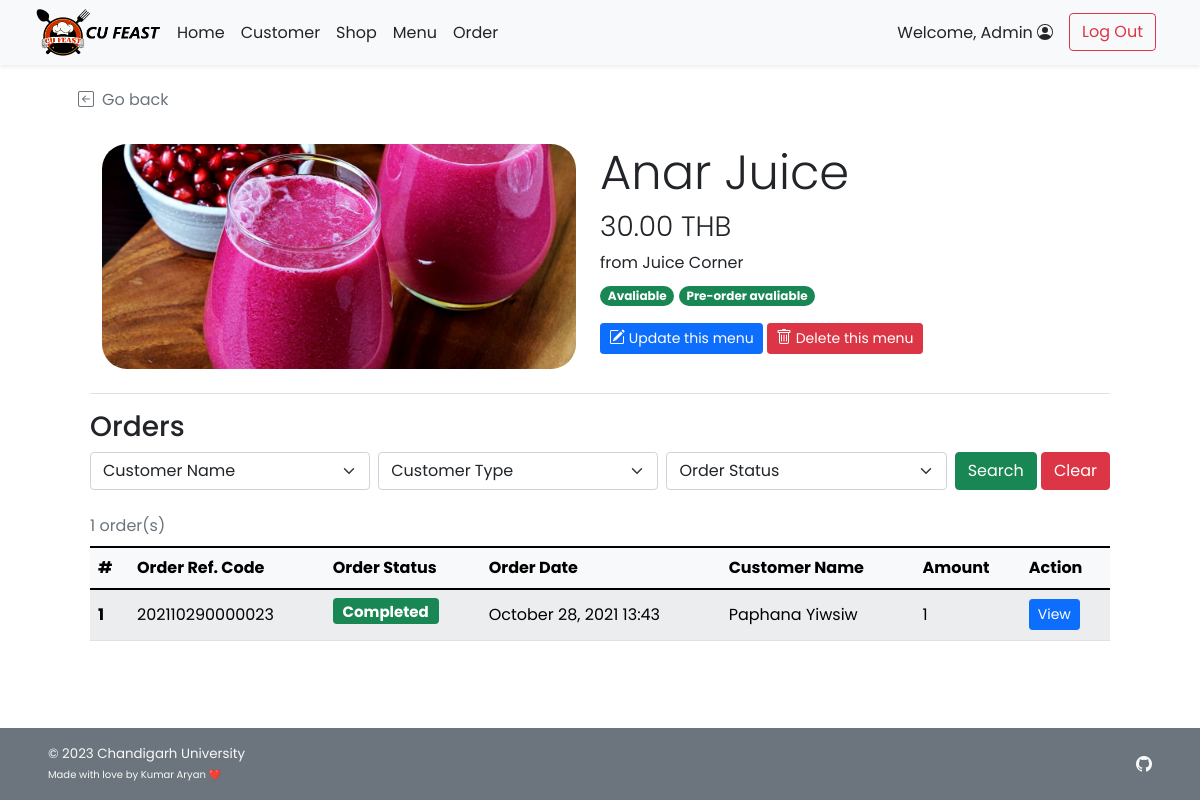
/admin/admin_food_detail.php?f_id=14 (signed in), run on the app's committed database.
### tables this page shows
CREATE TABLE `food` (
  `f_id` int(11) NOT NULL,
  `s_id` int(11) NOT NULL,
  `f_name` varchar(100) NOT NULL,
  `f_price` decimal(6,2) NOT NULL,
  `f_todayavail` tinyint(4) NOT NULL DEFAULT 1 COMMENT 'Food is available to order or not',
  `f_preorderavail` tinyint(4) NOT NULL DEFAULT 1,
  `f_pic` text DEFAULT NULL
);

CREATE TABLE `shop` (
  `s_id` int(11) NOT NULL,
  `s_username` varchar(45) NOT NULL,
  `s_pwd` varchar(45) NOT NULL,
  `s_name` varchar(100) NOT NULL,
  `s_location` varchar(100) NOT NULL,
  `s_openhour` time NOT NULL,
  `s_closehour` time NOT NULL,
  `s_status` tinyint(4) NOT NULL DEFAULT 1 COMMENT 'Shop ready for taking an order or not (True for open, False for close)',
  `s_preorderStatus` tinyint(4) NOT NULL DEFAULT 1 COMMENT 'Shop is ready for tomorrow pre-order or not',
  `s_email` varchar(100) NOT NULL,
  `s_phoneno` varchar(45) NOT NULL,
  `s_pic` text DEFAULT NULL
);

CREATE TABLE `order_header` (
  `orh_id` int(11) NOT NULL,
  `orh_refcode` varchar(15) DEFAULT NULL,
  `c_id` int(11) NOT NULL,
  `s_id` int(11) NOT NULL,
  `p_id` int(11) NOT NULL,
  `orh_ordertime` timestamp NOT NULL DEFAULT current_timestamp(),
  `orh_pickuptime` datetime NOT NULL,
  `orh_orderstatus` varchar(10) NOT NULL,
  `orh_finishedtime` datetime DEFAULT NULL
);

CREATE TABLE `customer` (
  `c_id` int(11) NOT NULL,
  `c_username` varchar(45) NOT NULL,
  `c_pwd` varchar(45) NOT NULL,
  `c_firstname` varchar(45) NOT NULL,
  `c_lastname` varchar(45) NOT NULL,
  `c_email` varchar(100) NOT NULL,
  `c_gender` varchar(1) NOT NULL COMMENT 'M for Male, F for Female',
  `c_type` varchar(3) NOT NULL COMMENT 'Type of customer in this canteen (STD for student, INS for instructor, STF for staff, GUE for guest, ADM for admin, OTH for other)'
);

CREATE TABLE `order_detail` (
  `ord_id` int(11) NOT NULL,
  `orh_id` int(11) NOT NULL,
  `f_id` int(11) NOT NULL,
  `ord_amount` int(11) NOT NULL,
  `ord_buyprice` decimal(6,2) NOT NULL COMMENT 'To keep the snapshot of selected menu cost at the time of the purchase.',
  `ord_note` text DEFAULT NULL
);

### admin/admin_food_detail.php (the view, shortened to what this page needs)
<!DOCTYPE html>
<html lang="en">
<head>
    <?php
        include("../conn_db.php");
        include('../head.php');
    ?>
    <link href="../css/main.css" rel="stylesheet">
    <link href="../css/menu.css" rel="stylesheet">
</head>
<body class="d-flex flex-column h-100">
    <?php include('nav_header_admin.php')?>
    <?php
        $f_id = $_GET["f_id"];
        $query = "SELECT s.s_id,s.s_name,f.f_name,f.f_price,f.f_todayavail,f.f_preorderavail,f.f_pic
        FROM food f INNER JOIN shop s ON f.s_id = s.s_id WHERE f.f_id = $f_id LIMIT 0,1;";
        $result = $mysqli -> query($query);
        $food_row = $result -> fetch_array();
    ?>
    <div class="container px-5 py-4" id="shop-body">
        <a class="nav nav-item text-decoration-none text-muted mb-2" href="#" onclick="history.back();">
            <i class="bi bi-arrow-left-square me-2"></i>Go back
        </a>
        <div class="container row row-cols-6 row-cols-md-12 g-5 pt-4 mb-4" id="shop-header">
            <div class="rounded-25 col-6" id="shop-img" style="
                    background: url(
                        <?php
                            if(is_null($food_row["f_pic"])){echo "'../img/default.png'";}
                            else{echo "'../img/{$food_row['f_pic']}'";}
                        ?>
                    ) center; height: 225px;
                    background-size: cover; background-repeat: no-repeat;
                    background-position: center;">
            </div>
            <div class="col-6">
                <h1 class="display-5 strong"><?php echo $food_row["f_name"];?></h1>
                <h3 class="fw-light"><?php echo $food_row["f_price"]?> THB</h3>
                <ul class="list-unstyled">
                    <li class=""><?php echo "from ".$food_row["s_name"];?></li>
                    <li class="my-2">
                        <?php
                            if($food_row["f_todayavail"]==1){
                        ?>
                        <span class="badge rounded-pill bg-success">Avaliable</span>
                        <?php }else{ ?>
                        <span class="badge rounded-pill bg-danger">Unavaliable</span>
                        <?php }
                            if($food_row["f_preorderavail"]==1){
                        ?>
                        <span class="badge rounded-pill bg-success">Pre-order avaliable</span>
                        <?php }else{ ?>
                        <span class="badge rounded-pill bg-danger">Pre-order Unavaliable</span>
                        <?php } ?>
                    </li>
                </ul>
        <a class="btn btn-sm btn-primary mt-2 mt-md-0" href="admin_food_edit.php?s_id=<?php echo $food_row["s_id"]?>&f_id=<?php echo $f_id?>">
            Update this menu
        </a>
        <a class="btn btn-sm btn-danger mt-2 mt-md-0" href="admin_food_delete.php?f_id=<?php echo $f_id?>">
            Delete this menu
        </a>
            </div>
        </div>
        <div class="container">
        <h3 class="border-top pt-3 mt-2">Orders</h3>
            <form class="form-floating mb-3" method="GET" action="admin_food_detail.php">
                <div class="row g-2">
                    <div class="col">
                        <select class="form-select" id="c_id" name="c_id">
                            <option selected value="">Customer Name</option>
                            <?php
                                $option_query = "SELECT DISTINCT c.c_id, c.c_firstname,c.c_lastname
                                FROM order_header orh INNER JOIN order_detail ord ON orh.orh_id = ord.orh_id
                                INNER JOIN customer c ON orh.c_id = c.c_id WHERE ord.f_id = {$f_id};";
                                $option_result = $mysqli -> query($option_query);
                                $opt_row = $option_result -> num_rows;
                            ?>
                        </select>
                    </div>
                    <div class="col">
                        <select class="form-select" id="utype" name="ut">
                            <?php if(isset($_GET["search"])){?>
                            <option selected value="">Customer Type</option>
                            <option value="STD" <?php if($_GET["ut"]=="STD"){ echo "selected";}?>>Student</option>
                            <option value="INS" <?php if($_GET["ut"]=="INS"){ echo "selected";}?>>Professor</option>
                            <option value="TAS" <?php if($_GET["ut"]=="TAS"){ echo "selected";}?>>Teaching Assistant</option>
                            <option value="STF" <?php if($_GET["ut"]=="STF"){ echo "selected";}?>>Faculty Staff</option>
                            <option value="GUE" <?php if($_GET["ut"]=="GUE"){ echo "selected";}?>>Visitor</option>
                            <option value="ADM" <?php if($_GET["ut"]=="ADM"){ echo "selected";}?>>Admin</option>
                            <option value="OTH" <?php if($_GET["ut"]=="OTH"){ echo "selected";}?>>Other</option>
                            <?php }else{ ?>
                            <option selected value="">Customer Type</option>
                            <?php } ?>
                        </select>
                    </div>
                    <div class="col">
                        <select class="form-select" id="orderstatus" name="os">
                            <?php if(isset($_GET["search"])){?>
                            <option selected value="">Order Status</option>
                            <option value="ACPT" <?php if($_GET["os"]=="ACPT"){ echo "selected";}?>>Order Accepted</option>
                            <option value="PREP" <?php if($_GET["os"]=="PREP"){ echo "selected";}?>>Order Preparing</option>
                            <option value="RDPK" <?php if($_GET["os"]=="RDPK"){ echo "selected";}?>>Ready for Pick-Up</option>
                            <option value="FNSH" <?php if($_GET["os"]=="FNSH"){ echo "selected";}?>>Order Finished</option>
                            <?php }else{ ?>
                            <option selected value="">Order Status</option>
                            <?php } ?>
                        </select>
                    </div>
                    <div class="col-auto">
                        <button type="submit" name="search" value="1" class="btn btn-success"
                        <?php if($opt_row==0){echo "disabled";} ?>>Search</button>
                        <button type="reset" class="btn btn-danger"
                            onclick="javascript: window.location='admin_food_detail.php?f_id=<?php echo $f_id?>'">Clear</button>
                    </div>
                </div>
            </form>
        </div>
        <?php
            if(isset($_GET["search"])){
                if($_GET["c_id"]!=''){ $cid_clause = " AND orh.c_id = '{$_GET['c_id']}';"; }else{ $cid_clause = ";";}
                $query = "SELECT orh.orh_id,orh.orh_refcode,orh.orh_ordertime,c.c_firstname,c.c_lastname,orh.orh_orderstatus,ord.ord_amount
                FROM order_header orh INNER JOIN order_detail ord ON orh.orh_id = ord.orh_id INNER JOIN customer c ON orh.c_id = c.c_id
                WHERE ord.f_id = {$f_id} AND c.c_type LIKE '%{$_GET['ut']}%' AND orh.orh_orderstatus LIKE '%{$_GET['os']}%'".$cid_clause;
            }else{
                $query = "SELECT orh.orh_id,orh.orh_refcode,orh.orh_ordertime,c.c_firstname,c.c_lastname,orh.orh_orderstatus,ord.ord_amount
                FROM order_header orh INNER JOIN order_detail ord ON orh.orh_id = ord.orh_id
                INNER JOIN customer c ON orh.c_id = c.c_id WHERE ord.f_id = {$f_id};";
            }
            $result = $mysqli -> query($query);
            $numrow = $result -> num_rows;
            if($numrow > 0){
        ?>
        <div class="container align-items-stretch">
            <div class="table-responsive">
            <table class="table rounded-5 table-light table-striped table-hover align-middle caption-top mb-3">
                <caption><?php echo $numrow;?> order(s) <?php if(isset($_GET["search"])){?><br /><a
                        Result</a><?php } ?></caption>
                <thead class="bg-light">
                    <tr>
                        <th scope="col">#</th>
                        <th scope="col">Order Ref. Code</th>
                        <th scope="col">Order Status</th>
                        <th scope="col">Order Date</th>
                        <th scope="col">Customer Name</th>
                        <th scope="col">Amount</th>
                        <th scope="col">Action</th>
                    </tr>
                </thead>
                <tbody>
                    <?php $i=1; while($row = $result -> fetch_array()){ ?>
                    <tr>
                        <th><?php echo $i++;?></th>
                        <td><?php echo $row["orh_refcode"];?></td>
                        <td>
                            <?php if($row["orh_orderstatus"]=="ACPT"){ ?>
                                <h5><span class="fw-bold badge bg-info text-dark">Accepted</span></h5>
                            <?php }else if($row["orh_orderstatus"]=="PREP"){ ?>
                                <h5><span class="fw-bold badge bg-warning text-dark">Preparing</span></h5>
                            <?php }else if($row["orh_orderstatus"]=="RDPK"){ ?>
                                <h5><span class="fw-bold badge bg-primary text-white">Ready to pick up</span></h5>
                            <?php }else if($row["orh_orderstatus"]=="FNSH"){?>
                                <h5><span class="fw-bold badge bg-success text-white">Completed</span></h5>
                            <?php } ?>
                        </td>
                        <td><?php
                        $order_time = (new Datetime($row["orh_ordertime"])) -> format("F j, Y H:i");
                        echo $order_time;
                        ?></td>
                        <td><?php echo $row["c_firstname"]." ".$row["c_lastname"];?></td>
                        <td><?php echo $row["ord_amount"];?></td>
                        <td><a href="admin_order_detail.php?orh_id=<?php echo $row["orh_id"]?>" class="btn btn-sm btn-primary">View</a></td>
                    </tr>
                    <?php } ?>
                </tbody>
            </table>
        </div>
        </div>
        <?php } ?>
    </div>
    <footer
    class="footer d-flex flex-wrap justify-content-between align-items-center px-5 py-3 mt-auto bg-secondary text-light">
        <span class="smaller-font">&copy; 2023 Chandigarh University<br /><span class="xsmall-font">Made with love by Kumar Aryan ❤️</span></span>
        <ul class="nav justify-content-end list-unstyled d-flex">
            <li class="ms-3"><a class="text-light" target="_blank" href="https://github.com/kumararyan0530"><i
                        class="bi bi-github"></i></a></li>
        </ul>
    </footer>
</body>
</html>

### css/main.css (style rules this page uses)
html { height: 100%; }
body { height: 100%; padding-top: 4rem; margin-bottom: -50px; font-family: 'Poppins', 'Noto Sans Thai', sans-serif; }
a { cursor: pointer; }
.bi { vertical-align: -.125em; fill: currentColor; }
.text-white { color: white; }
.smaller-font { font-size: smaller; }
.xsmall-font { font-size: x-small; }
.rounded-25 { border-radius: 25px; }

### css/menu.css (style rules this page uses)
html, body { height: 100%; }

### data on the page
food: f_pic (picture), f_name "Anar Juice", f_price "30.00", s.s_name "Juice Corner"
order_header: orh_refcode "202110290000023", orh_orderstatus "Completed", orh_ordertime "October 28, 2021 13:43", c.c_firstname "Paphana", c.c_lastname "Yiwsiw", order_detail.ord_amount "1"

### other printed values
$_SESSION['firstname'] "Admin"
$numrow "1"
